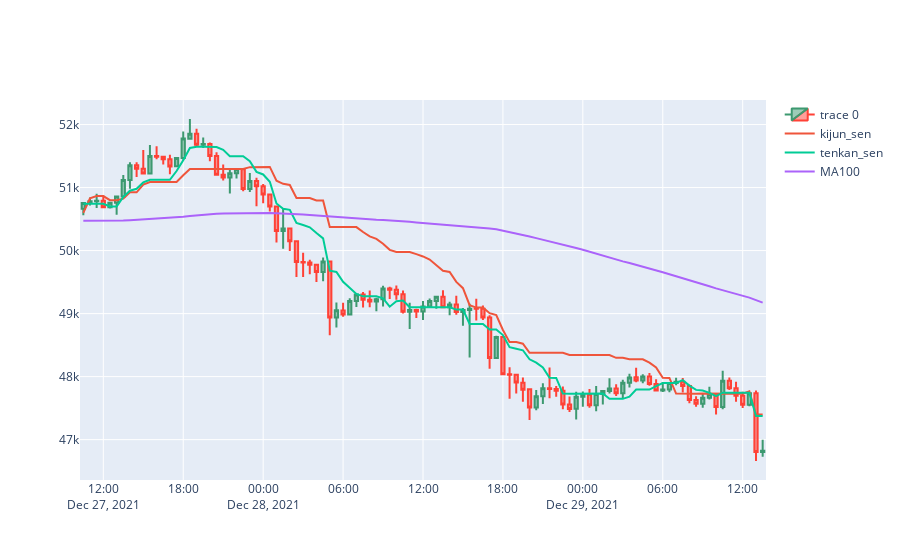

Write notebook code for a chart like this one.
### Code cell
import pandas as pd
df = pd.read_csv("data/30minutes_btc_01_01_21_20_12_22.csv")
df = df[df['Date'] > '2021-12-27 10:00:00']
df = df[df['Date'] < '2021-12-29 14:00:00']
import plotly.graph_objects as go
from plotly.subplots import make_subplots
fig = go.Figure()
fig = make_subplots(rows=1, cols=1)

# candlestick
fig.append_trace(
    go.Candlestick(
        x=df.Date,
        open=df.Open,
        high=df.High,
        low=df.Low,
        close=df.Close,  
    ), row=1, col=1
)
fig.append_trace(
    go.Scatter(
        x=df.Date,
        y=df.kijun_sen,
        mode='lines',
        name='kijun_sen',
    ), row=1, col=1
)
fig.append_trace(
    go.Scatter(
        x=df.Date,
        y=df.tenkan_sen,
        mode='lines',
        name='tenkan_sen',
    ), row=1, col=1
)
fig.append_trace(
    go.Scatter(
        x=df.Date,
        y=df.MA100,
        mode='lines',
        name='MA100',
    ), row=1, col=1
)
fig.update(layout_xaxis_rangeslider_visible=False)
fig.show()
#save the figure to png
fig.write_image("candlestick_2021_12_29_10_14.png", width=1920, height=1080, scale=1)
